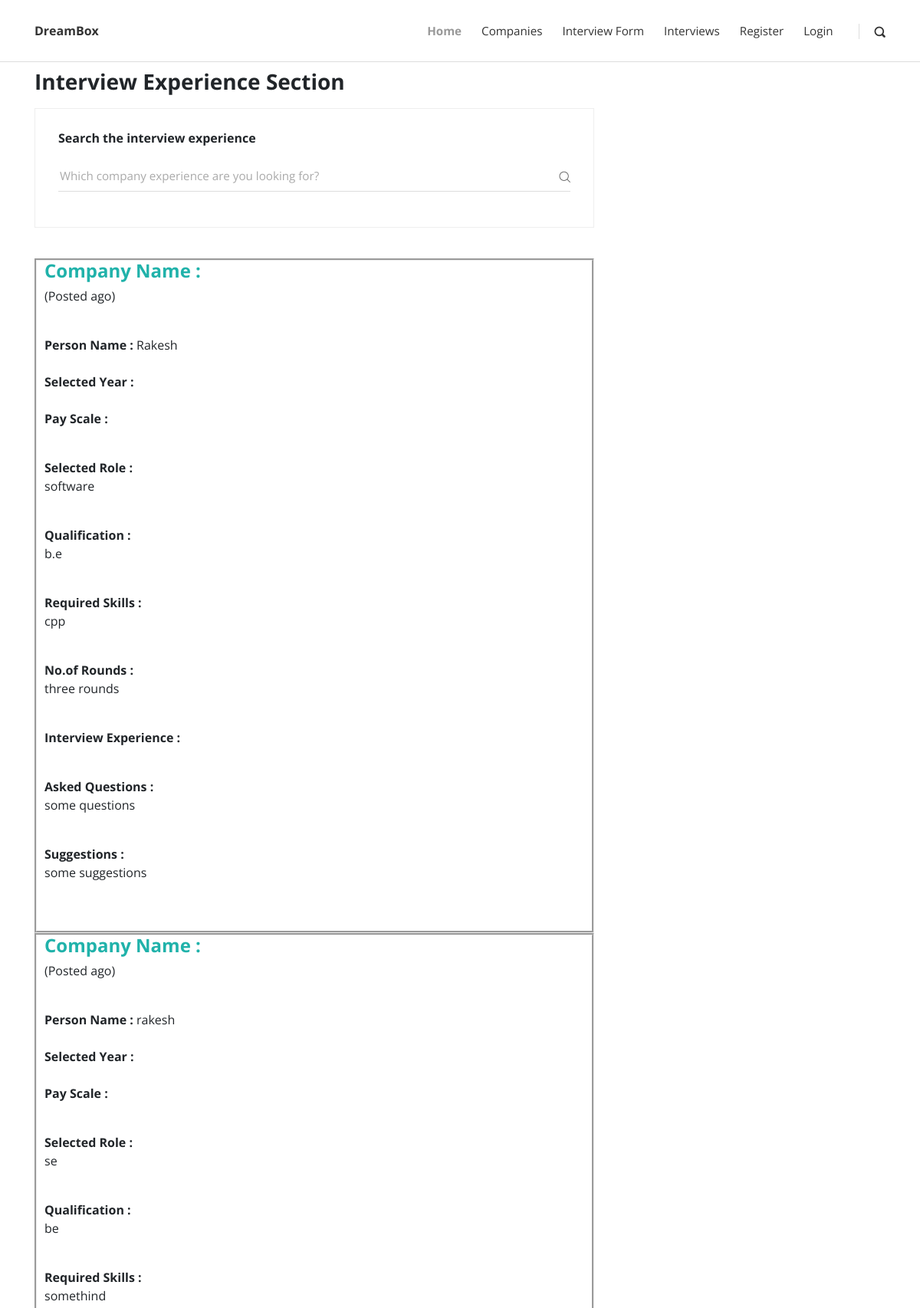
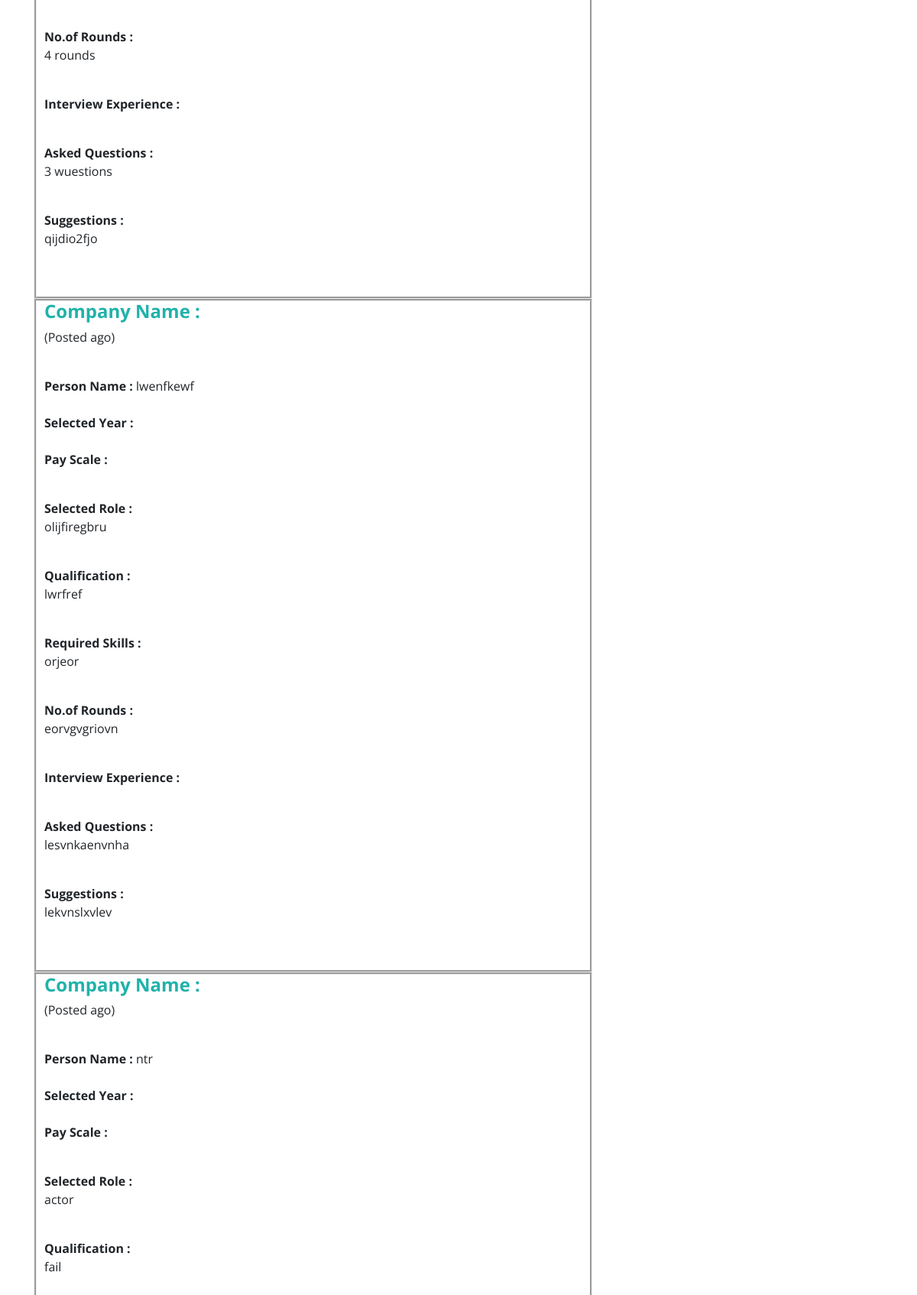
Screenshot of /interview-experience/ (upper part) with the database file from the repository (2 pictures, top to bottom).
### one/models.py (models this page shows, shortened)
class Interview(models.Model):
    name                = models.CharField(max_length=50)
    company_name        = models.CharField(max_length=100)
    role                = models.CharField(max_length=100)
    qualification       = models.CharField(max_length=200)
    skills              = models.CharField(max_length=200)
    rounds              = models.TextField()
    interview_Experience= models.TextField()
    questions           = models.TextField()
    suggestions         = models.TextField()
    timestamp           = models.DateTimeField(auto_now_add=True)
    selected_year       = models.CharField(max_length=100, default="")
    package             = models.CharField(max_length=100, default="")
    select              = models.BooleanField(default=True)

### one/views.py (the view)
# urls.py: path('interview-experience/',views.interview_experience, name='interview_experience')
def interview_experience(request):
    inter_post  = Interview.objects.order_by('-timestamp')[:]
    context = {
        'post':inter_post
    }
    return render(request,'interview_experience.html',context)

### one/templates/interview_experience.html
{% extends 'base.html' %}
{% block content %}
<div class="container" style="height: 60px; padding-top:10px; padding-bottom:10px;">
	<div style="height: 30px;">
		<h3>Interview Experience Section</h3>
	</div>
</div>
<div class="container">
    <div class="row">
        <div class="col-lg-8" style="padding-bottom:50px">
            <div class="widget search">
                <header>
                    <h3 class="h6">Search the interview experience</h3>
                </header>
                <form action="{% url 'searchInterviews' %}" class="search-form">
                    <div class="form-group">
                        <input type="text" name="q" placeholder="Which company experience are you looking for?">
                        <button type="submit" class="submit"><i class="icon-search"></i></button>
                    </div>
                </form>
            </div>
            {% for p in post %}
                <div style="border-style: groove; padding-left:10px;">
                    <h4>
                        <strong style="color:lightseagreen;">Company Name : {{p.company_name}}</strong>
                    </h4>
                    <p>(Posted {{p.timestamp|timesince}} ago)</p>
                    <br>
                    <strong>Person Name : </strong>{{p.name}}<br><br>
                    <strong>Selected Year : </strong>{{p.selected_year}}<br><br>
                    <strong>Pay Scale : </strong>{{p.package|linebreaks}}<br>
                    <strong>Selected Role : </strong>{{p.role|linebreaks}}<br>
                    <strong>Qualification : </strong>{{p.qualification|linebreaks}}<br>
                    <strong>Required Skills : </strong>{{p.skills|linebreaks}}<br>
                    <strong>No.of Rounds : </strong>{{p.rounds|linebreaks}}<br>
                    <strong>Interview Experience : </strong>{{p.interview_Experience|linebreaks}}<br>
                    <strong>Asked Questions : </strong>{{p.questions|linebreaks}}<br>
                    <strong>Suggestions : </strong>{{p.suggestions|linebreaks}}<br><br>
                </div>
            {% endfor %}
        </div>
    </div>
</div>
{% endblock content %}

### one/static/css/style.default.css (style rules this page uses)
body { overflow-x: hidden; }
strong { font-weight: 700; }
a, i, span { display: inline-block; text-decoration: none; -webkit-transition: all 0.3s; transition: all 0.3s; }
button, input { outline: none !important; font-family: "Open Sans", sans-serif; }
button { cursor: pointer; }
.widget { margin-bottom: 40px; padding: 30px; border: 1px solid #eee; }
.widget header { margin-bottom: 20px; }
i[class*="icon-"] { -webkit-transform: translateY(3px); transform: translateY(3px); }
h1, h2, h3, h4, h5, h6 { margin-bottom: 15px; }
.widget.search .form-group { position: relative; }
.widget.search input { width: 100%; height: 40px; line-height: 40px; border: none; border-bottom: 1px solid #ddd; font-size: 0.95em; font-family: "Open Sans", sans-serif; font-weight: 400; background: none; }
.widget.search .submit { height: 40px; padding: 0; line-height: 40px; background: none; border: none; color: #555; font-size: 0.9em; position: absolute; top: 0; right: 0; }
body { font-family: "Open Sans", sans-serif; font-size: 1rem; font-weight: normal; line-height: 1.5; color: #212529; background-color: #fff; }
h1, h2, h3, h4, h5, h6, .h1, .h2, .h3, .h4, .h5, .h6 { margin-bottom: 0.5rem; font-family: inherit; font-weight: 700; line-height: 1.1; color: inherit; }
h3, .h3 { font-size: 1.75rem; }
h4, .h4 { font-size: 1.5rem; }
h6, .h6 { font-size: 1rem; }

### rows the page displays
Interview: name "Rakesh", role "software", qualification "b.e", skills "cpp", rounds "three rounds", questions "some questions", suggestions "some suggestions"
Interview: name "rakesh", role "se", qualification "be", skills "somethind", rounds "4 rounds", questions "3 wuestions", suggestions "qijdio2fjo"
Interview: name "lwenfkewf", role "olijfiregbru", qualification "lwrfref", skills "orjeor", rounds "eorvgvgriovn", questions "lesvnkaenvnha", suggestions "lekvnslxvlev"
Interview: name "ntr", role "actor", qualification "fail"
